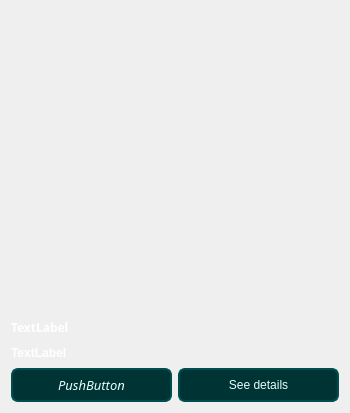
<?xml version="1.0" encoding="UTF-8"?>
<ui version="4.0">
 <class>BookPreview</class>
 <widget class="QWidget" name="BookPreview">
  <property name="geometry">
   <rect>
    <x>0</x>
    <y>0</y>
    <width>350</width>
    <height>413</height>
   </rect>
  </property>
  <property name="minimumSize">
   <size>
    <width>350</width>
    <height>0</height>
   </size>
  </property>
  <property name="maximumSize">
   <size>
    <width>350</width>
    <height>16777215</height>
   </size>
  </property>
  <property name="windowTitle">
   <string>BookPreview</string>
  </property>
  <property name="styleSheet">
   <string notr="true"/>
  </property>
  <layout class="QGridLayout" name="gridLayout">
   <item row="2" column="0">
    <layout class="QHBoxLayout" name="horizontalLayout">
     <item>
      <widget class="QPushButton" name="lendButton">
       <property name="font">
        <font>
         <family>Franklin Gothic Demi</family>
         <pointsize>10</pointsize>
         <weight>50</weight>
         <italic>true</italic>
         <bold>false</bold>
        </font>
       </property>
       <property name="styleSheet">
        <string notr="true">color: #e6ffff;
background-color: #003333;
border: 2px solid #004d4d;
border-top-left-radius: 7px;
border-top-right-radius: 7px;
border-bottom-left-radius: 7px;
border-bottom-right-radius: 7px;
height: 30;
width: 50;
font: italic 10pt &quot;Franklin Gothic Demi&quot;;</string>
       </property>
       <property name="text">
        <string>PushButton</string>
       </property>
      </widget>
     </item>
     <item>
      <widget class="QPushButton" name="detailsButton">
       <property name="styleSheet">
        <string notr="true">color: #e6ffff;
background-color: #003333;
border: 2px solid #004d4d;
border-top-left-radius: 7px;
border-top-right-radius: 7px;
border-bottom-left-radius: 7px;
border-bottom-right-radius: 7px;
height: 30;
width: 50;
font: italic 10pt &quot;Franklin Gothic Demi&quot;;</string>
       </property>
       <property name="text">
        <string>See details</string>
       </property>
      </widget>
     </item>
    </layout>
   </item>
   <item row="0" column="0">
    <layout class="QGridLayout" name="gridLayout_2">
     <item row="2" column="0">
      <widget class="QLabel" name="title">
       <property name="font">
        <font>
         <family>Arial Black</family>
         <weight>75</weight>
         <bold>true</bold>
        </font>
       </property>
       <property name="styleSheet">
        <string notr="true">color: white;
border-radius: 2px solid white;</string>
       </property>
       <property name="text">
        <string>TextLabel</string>
       </property>
      </widget>
     </item>
     <item row="0" column="0">
      <widget class="QLabel" name="cover">
       <property name="minimumSize">
        <size>
         <width>150</width>
         <height>300</height>
        </size>
       </property>
       <property name="styleSheet">
        <string notr="true"/>
       </property>
       <property name="text">
        <string/>
       </property>
      </widget>
     </item>
     <item row="3" column="0">
      <widget class="QLabel" name="authors">
       <property name="font">
        <font>
         <family>Arial</family>
         <weight>75</weight>
         <bold>true</bold>
        </font>
       </property>
       <property name="styleSheet">
        <string notr="true">color: white;</string>
       </property>
       <property name="text">
        <string>TextLabel</string>
       </property>
      </widget>
     </item>
    </layout>
   </item>
  </layout>
 </widget>
 <layoutdefault spacing="6" margin="11"/>
 <resources/>
 <connections/>
</ui>
